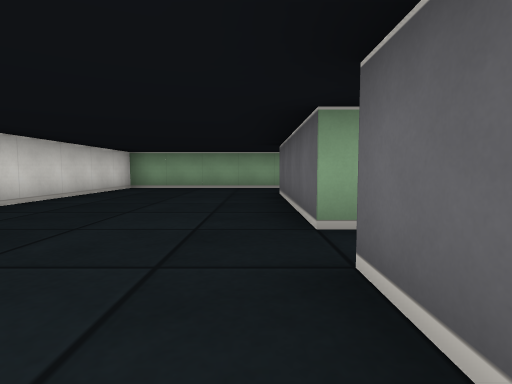
View 1 (above)

14 first-person views from a walk through a cub3D level. The camera is about half as high as the walls, tilts 4° down and sees 80° across. The floor is counted in squares. Each view is taken from the middle of a square. On the plan, view 1 faces up. The plan holds only what a view shows up to about 9 squares ahead; the rest is blank.

View 2
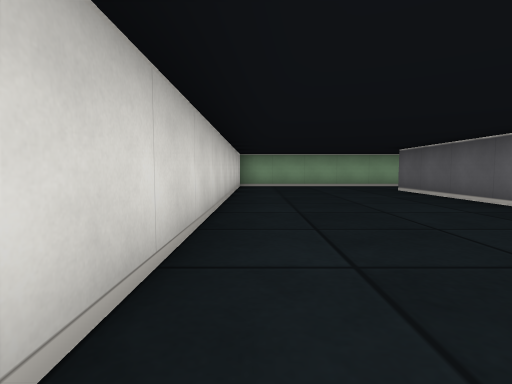

View 3
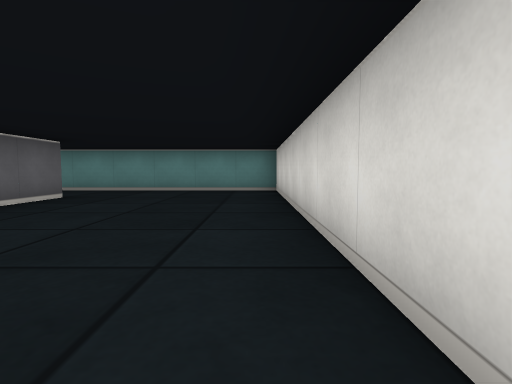

View 4
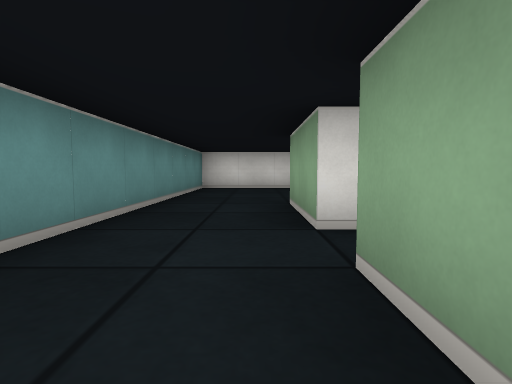

View 5
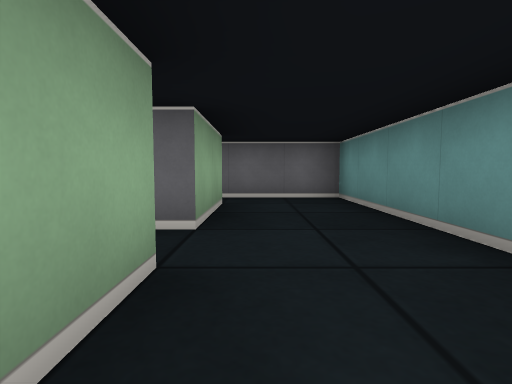

View 6
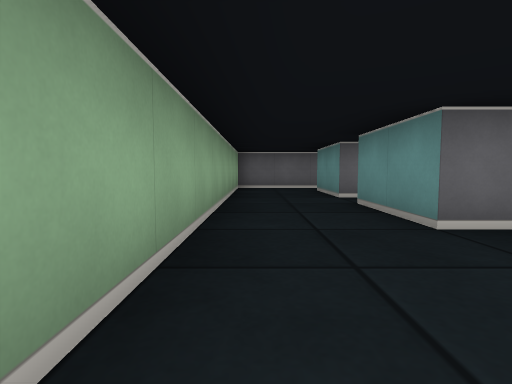

View 7
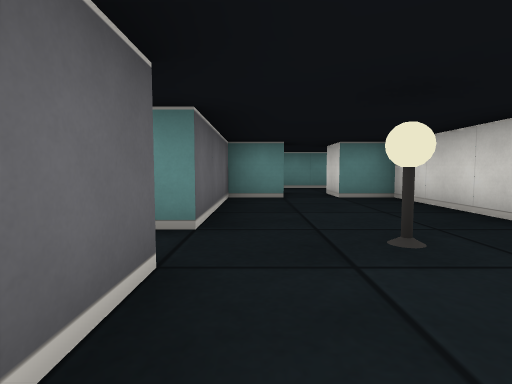

View 8
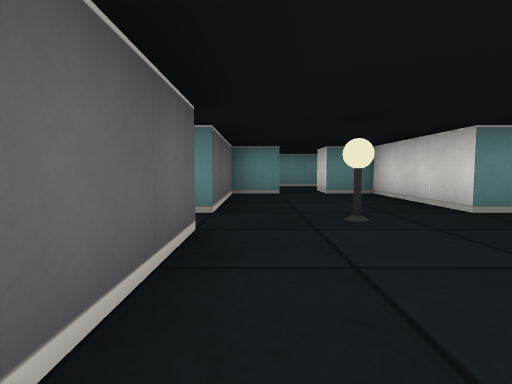

View 9
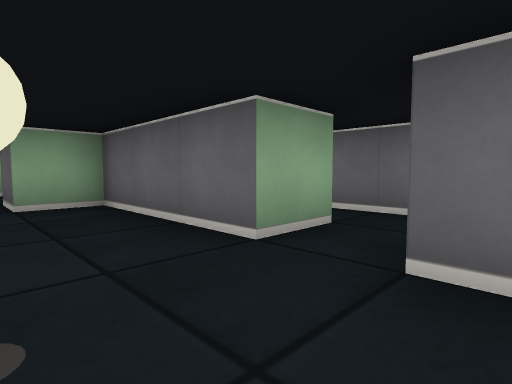

View 10
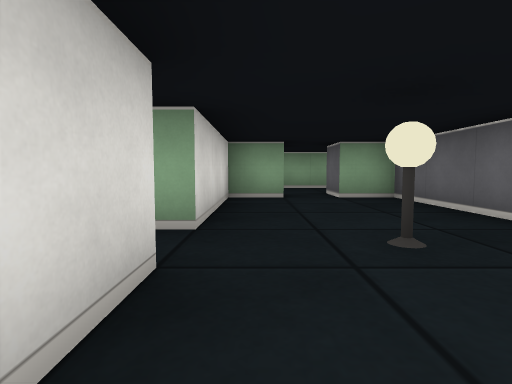

View 11
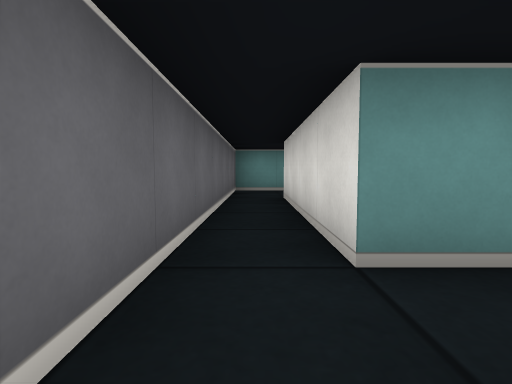

View 12
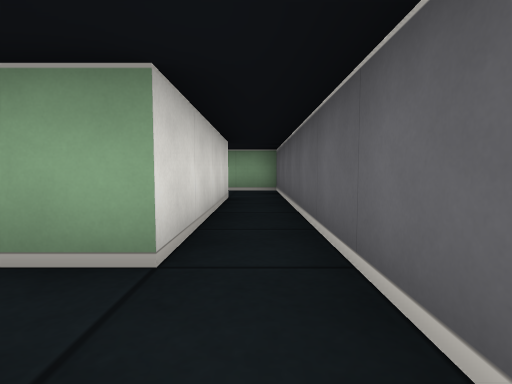

View 13
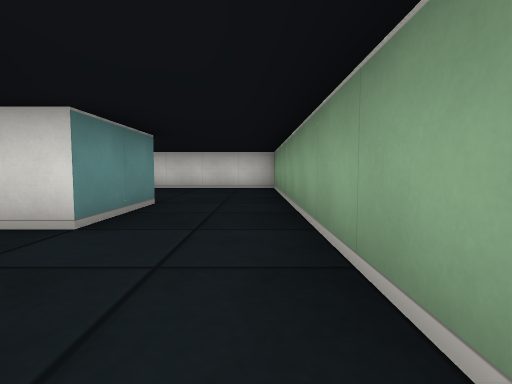

View 14
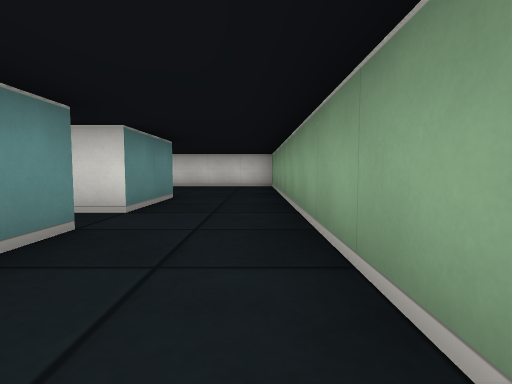

### Floor plan
Ten units are one square. View 1 is at (0, 0); x grows to the right and y downward. Boxes are objects, and circles mark ways between rooms. Rooms are numbered by the first view taken in them; rooms with no view inside come last. Other rooms are left out.
<svg viewBox="-40 -90 110 140">
<path fill="none" stroke="#000" d="M5 -25 5 -65M5 -5 5 -15M5 25 5 11M5 -85 -35 -85 -35 45 5 45M45 -15 55 -15 55 25 35 25M35 -65 55 -65 55 -25 45 -25M35 45 65 45 65 -85 35 -85M25 25 5 25M5 45 35 45M45 -25 45 -55 35 -55M10 -15 15 -15 15 15 25 15 25 25M34 15 45 15 45 -15M25 -55 15 -55 15 -25 5 -25M35 25 35 21M5 -65 25 -65 25 -59M35 -55 35 -65M35 -85 5 -85"/>
<rect x="25" y="-25" width="10" height="10" fill="#bbb"><title>lamp</title></rect>
<circle cx="15" cy="35" r="3" fill="#2a7"/>
<circle cx="10" cy="-20" r="3" fill="#2a7"/>
<circle cx="15" cy="-75" r="3" fill="#2a7"/>
<circle cx="45" cy="35" r="3" fill="#2a7"/>
<circle cx="50" cy="-20" r="3" fill="#2a7"/>
<circle cx="45" cy="-75" r="3" fill="#2a7"/>
<circle cx="30" cy="20" r="3" fill="#2a7"/>
<circle cx="30" cy="-60" r="3" fill="#2a7"/>
<text x="-20" y="-20">1</text>
<text x="50" y="-20">2</text>
<text x="20" y="30">3</text>
<text x="30" y="-20">4</text>
<text x="20" y="-70">5</text>
</svg>
Room 1 opens to room 3. Room 1 opens to room 4. Room 1 opens to room 5. Room 2 opens to room 3. Room 2 opens to room 4. Room 2 opens to room 5. Room 3 opens to room 4. Room 4 opens to room 5.

Where each view was taken, in squares from view 1:
view 1: 0 up, 0 right, facing up
view 2: 1 down, 3 left, facing up
view 3: 3 up, 3 left, facing down
view 4: 3 down, 5 right, facing left
view 5: 3 down, 1 right, facing right
view 6: 8 up, 2 left, facing right
view 7: 4 up, 4 right, facing down
view 8: 5 up, 4 right, facing down
view 9: 1 up, 3 right, facing up-right
view 10: 0 up, 2 right, facing up
view 11: 3 up, 6 right, facing down
view 12: 1 up, 6 right, facing up
view 13: 8 up, 5 right, facing left
view 14: 8 up, 6 right, facing left
